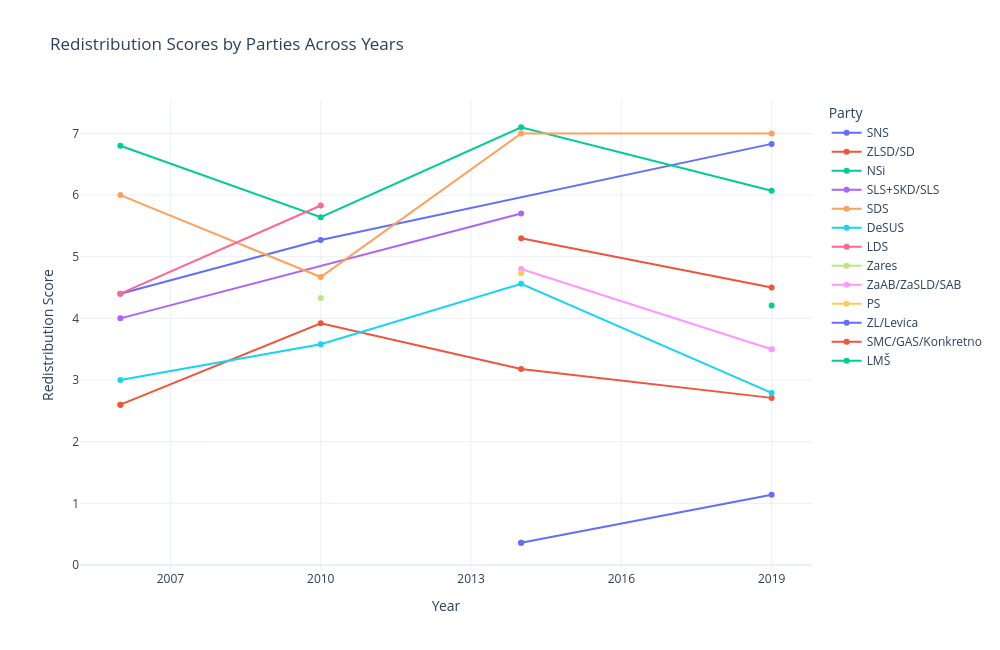

Here is the notebook cell this chart was saved with:
### Markdown cell above
## Redistribution Scores by Party across Years

### Code cell
redistr = df.dropna(subset=["redistribution"])

fig = px.line(redistr, x='year', y='redistribution', color='grouped_party', 
              markers=True, title='Redistribution Scores by Parties Across Years',
              labels={'year': 'Year', 'redistribution': 'Redistribution Score', 'grouped_party': 'Party'})


fig.update_layout(
    height=650,  
    width=1000,
    xaxis=dict(tickmode='linear', dtick=3),

    yaxis_title='Redistribution Score',
    legend_title='Party',
    template='plotly_white'
)

fig.write_image('../../Figures/Sentiment_Analysis/CHES/Redistribution.png')

fig.show()

### Figure 1 — Plotly figure (JSON) as saved in the notebook; plotly's stock layout.template omitted (floating-point values rounded to 4 significant figures)
{"data": [{"hovertemplate": "Party=SNS<br>Year=%{x}<br>Redistribution Score=%{y}<extra></extra>", "legendgroup": "SNS", "line": {"color": "#636efa", "dash": "solid"}, "marker": {"symbol": "circle"}, "mode": "lines+markers", "name": "SNS", "orientation": "v", "showlegend": true, "type": "scatter", "x": [2006.0, 2010.0, 2019.0], "xaxis": "x", "y": [4.4, 5.27, 6.83], "yaxis": "y"}, {"hovertemplate": "Party=ZLSD/SD<br>Year=%{x}<br>Redistribution Score=%{y}<extra></extra>", "legendgroup": "ZLSD/SD", "line": {"color": "#EF553B", "dash": "solid"}, "marker": {"symbol": "circle"}, "mode": "lines+markers", "name": "ZLSD/SD", "orientation": "v", "showlegend": true, "type": "scatter", "x": [2006.0, 2006.0, 2010.0, 2014.0, 2019.0], "xaxis": "x", "y": [2.6, 2.6, 3.92, 3.18, 2.71], "yaxis": "y"}, {"hovertemplate": "Party=NSi<br>Year=%{x}<br>Redistribution Score=%{y}<extra></extra>", "legendgroup": "NSi", "line": {"color": "#00cc96", "dash": "solid"}, "marker": {"symbol": "circle"}, "mode": "lines+markers", "name": "NSi", "orientation": "v", "showlegend": true, "type": "scatter", "x": [2006.0, 2010.0, 2014.0, 2019.0], "xaxis": "x", "y": [6.8, 5.64, 7.1, 6.07], "yaxis": "y"}, {"hovertemplate": "Party=SLS+SKD/SLS<br>Year=%{x}<br>Redistribution Score=%{y}<extra></extra>", "legendgroup": "SLS+SKD/SLS", "line": {"color": "#ab63fa", "dash": "solid"}, "marker": {"symbol": "circle"}, "mode": "lines+markers", "name": "SLS+SKD/SLS", "orientation": "v", "showlegend": true, "type": "scatter", "x": [2006.0, 2014.0], "xaxis": "x", "y": [4.0, 5.7], "yaxis": "y"}, {"hovertemplate": "Party=SDS<br>Year=%{x}<br>Redistribution Score=%{y}<extra></extra>", "legendgroup": "SDS", "line": {"color": "#FFA15A", "dash": "solid"}, "marker": {"symbol": "circle"}, "mode": "lines+markers", "name": "SDS", "orientation": "v", "showlegend": true, "type": "scatter", "x": [2006.0, 2010.0, 2014.0, 2019.0], "xaxis": "x", "y": [6.0, 4.67, 7.0, 7.0], "yaxis": "y"}, {"hovertemplate": "Party=DeSUS<br>Year=%{x}<br>Redistribution Score=%{y}<extra></extra>", "legendgroup": "DeSUS", "line": {"color": "#19d3f3", "dash": "solid"}, "marker": {"symbol": "circle"}, "mode": "lines+markers", "name": "DeSUS", "orientation": "v", "showlegend": true, "type": "scatter", "x": [2006.0, 2010.0, 2014.0, 2019.0], "xaxis": "x", "y": [3.0, 3.58, 4.56, 2.79], "yaxis": "y"}, {"hovertemplate": "Party=LDS<br>Year=%{x}<br>Redistribution Score=%{y}<extra></extra>", "legendgroup": "LDS", "line": {"color": "#FF6692", "dash": "solid"}, "marker": {"symbol": "circle"}, "mode": "lines+markers", "name": "LDS", "orientation": "v", "showlegend": true, "type": "scatter", "x": [2006.0, 2010.0], "xaxis": "x", "y": [4.4, 5.83], "yaxis": "y"}, {"hovertemplate": "Party=Zares<br>Year=%{x}<br>Redistribution Score=%{y}<extra></extra>", "legendgroup": "Zares", "line": {"color": "#B6E880", "dash": "solid"}, "marker": {"symbol": "circle"}, "mode": "lines+markers", "name": "Zares", "orientation": "v", "showlegend": true, "type": "scatter", "x": [2010.0], "xaxis": "x", "y": [4.33], "yaxis": "y"}, {"hovertemplate": "Party=ZaAB/ZaSLD/SAB<br>Year=%{x}<br>Redistribution Score=%{y}<extra></extra>", "legendgroup": "ZaAB/ZaSLD/SAB", "line": {"color": "#FF97FF", "dash": "solid"}, "marker": {"symbol": "circle"}, "mode": "lines+markers", "name": "ZaAB/ZaSLD/SAB", "orientation": "v", "showlegend": true, "type": "scatter", "x": [2014.0, 2019.0, 2019.0], "xaxis": "x", "y": [4.8, 3.5, 3.5], "yaxis": "y"}, {"hovertemplate": "Party=PS<br>Year=%{x}<br>Redistribution Score=%{y}<extra></extra>", "legendgroup": "PS", "line": {"color": "#FECB52", "dash": "solid"}, "marker": {"symbol": "circle"}, "mode": "lines+markers", "name": "PS", "orientation": "v", "showlegend": true, "type": "scatter", "x": [2014.0], "xaxis": "x", "y": [4.73], "yaxis": "y"}, {"hovertemplate": "Party=ZL/Levica<br>Year=%{x}<br>Redistribution Score=%{y}<extra></extra>", "legendgroup": "ZL/Levica", "line": {"color": "#636efa", "dash": "solid"}, "marker": {"symbol": "circle"}, "mode": "lines+markers", "name": "ZL/Levica", "orientation": "v", "showlegend": true, "type": "scatter", "x": [2014.0, 2014.0, 2019.0], "xaxis": "x", "y": [0.36, 0.36, 1.14], "yaxis": "y"}, {"hovertemplate": "Party=SMC/GAS/Konkretno<br>Year=%{x}<br>Redistribution Score=%{y}<extra></extra>", "legendgroup": "SMC/GAS/Konkretno", "line": {"color": "#EF553B", "dash": "solid"}, "marker": {"symbol": "circle"}, "mode": "lines+markers", "name": "SMC/GAS/Konkretno", "orientation": "v", "showlegend": true, "type": "scatter", "x": [2014.0, 2019.0], "xaxis": "x", "y": [5.3, 4.5], "yaxis": "y"}, {"hovertemplate": "Party=LMŠ<br>Year=%{x}<br>Redistribution Score=%{y}<extra></extra>", "legendgroup": "LMŠ", "line": {"color": "#00cc96", "dash": "solid"}, "marker": {"symbol": "circle"}, "mode": "lines+markers", "name": "LMŠ", "orientation": "v", "showlegend": true, "type": "scatter", "x": [2019.0], "xaxis": "x", "y": [4.21], "yaxis": "y"}], "layout": {"height": 650, "legend": {"title": {"text": "Party"}, "tracegroupgap": 0}, "title": {"text": "Redistribution Scores by Parties Across Years"}, "width": 1000, "xaxis": {"anchor": "y", "domain": [0, 1], "dtick": 3, "tickmode": "linear", "title": {"text": "Year"}}, "yaxis": {"anchor": "x", "domain": [0, 1], "title": {"text": "Redistribution Score"}}}}
